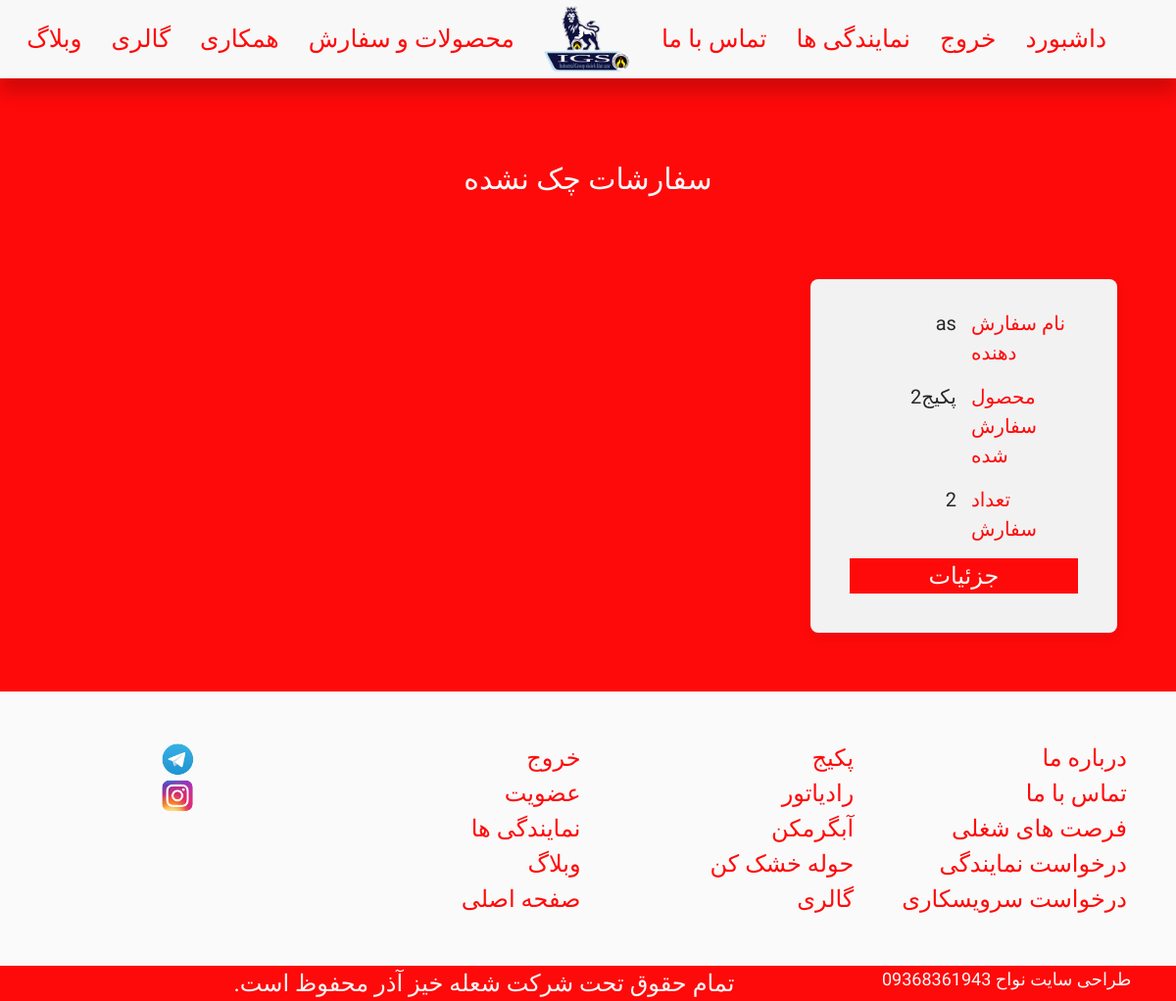
/order/unchecked-list/ (signed in), run on an earlier commit of the app's database.
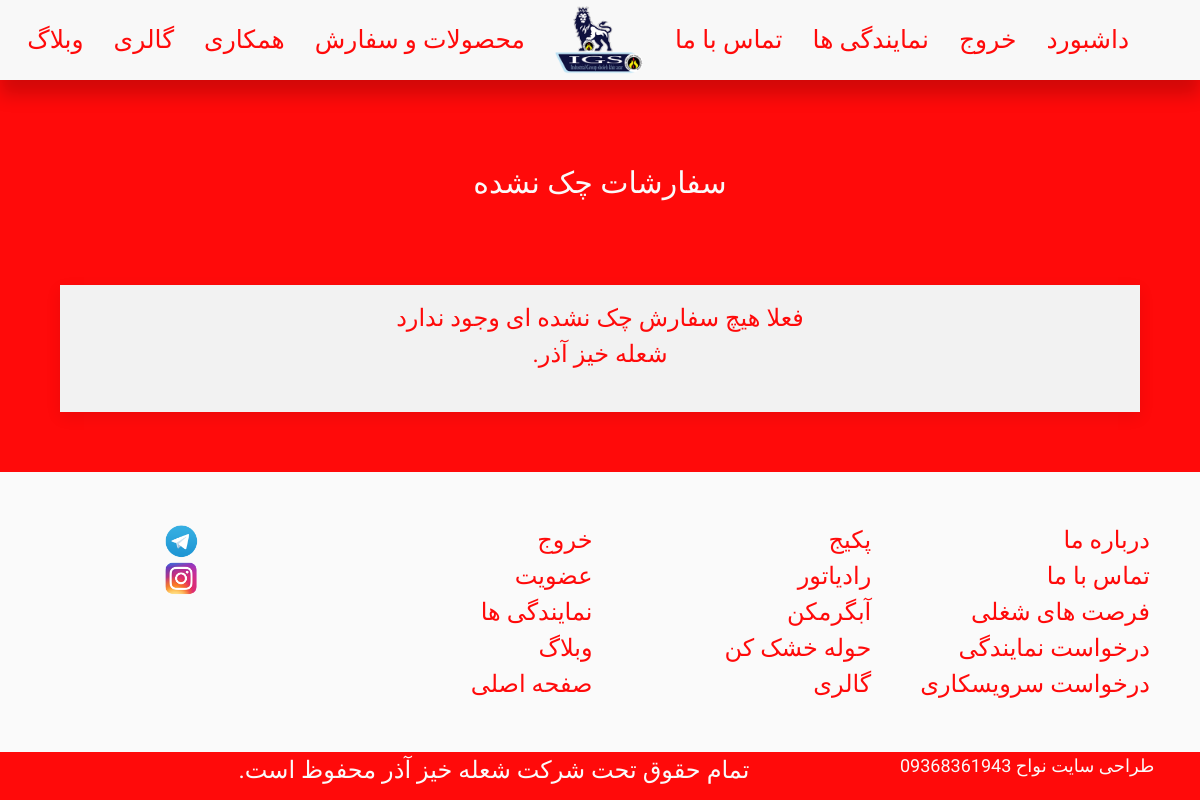
And on a later commit of the database.
### order/models.py (models this page shows)
class OrderingModel(models.Model):
    product = models.ForeignKey(ProductsModel, on_delete = models.CASCADE,
                                null = False, blank = False, related_name = 'orders')
    user = models.ForeignKey(UserModel, on_delete = models.CASCADE,
                                    null = False, blank = False, related_name = 'orders')
    number = models.IntegerField(blank = False, null = False)
    description = models.TextField(blank = True, null = True)
    checked = models.BooleanField(default = False)

### accounts/models.py (models this page shows, shortened)
class UserModel(AbstractUser):
    name = models.CharField(max_length=216, null = False, blank = False)
    is_commonuser = models.BooleanField('CommonUser Status', default = False)
    slug = models.SlugField(unique = True, null = False, blank = False)
    user_logs = models.TextField(default='',null = True)

### products/models.py (models this page shows, shortened)
class ProductsModel(models.Model):
    name = models.CharField(max_length = 264, blank = False, null = False)
    picture = models.ImageField(blank = False, null = False,default = r'products/default/default.jpeg',
                                upload_to=r'products/')
    description = models.TextField(default='',null = True, blank = True)
    is_towerdryer = models.BooleanField()
    is_radiator = models.BooleanField()
    is_waterheater = models.BooleanField()
    is_package = models.BooleanField()
    cataloge = models.FileField(blank = False, null = False, default = r'cataloges/default/default.jpeg',
                                upload_to=r'cataloges/')

### order/views.py (the view)
# urls.py: path('unchecked-list/', UnCheckedOrdersListView, name='uncheckedlist'),
@login_required
@superuser_required
def UnCheckedOrdersListView(request):
    order_list = OrderingModel.objects.filter(checked = False)
    return render(request,'order/uncheckedorderslist.html',{'order_list':order_list})

### order/templates/order/uncheckedorderslist.html (shortened to what this page needs)
{% extends "BaseTemplates/base1.html" %}
{% block body_block %}
<br>
<h3 style="font-size:30px;" class="whiteC-text uk-card-title uk-text-center fHarmattan uk-text-large">سفارشات چک نشده</h3>
<div style="padding:5%" class="uk-grid-match uk-text-center uk-grid-large" uk-grid>
{% if order_list %}
{% for order in order_list %}
      <div class="uk-width-1-1 uk-width-1-3@m uk-width-1-2@s uk-block">
<div style="border-radius:8px; " class="uk-card uk-card-default uk-card-body milkywhiteC">
      <div style="margin-top:-25px; font-size:20px;"  class=" fHarmattan uk-text-large uk-grid-small" uk-grid>
          <div class="uk-width-1-2 uk-text-left redC-text" >نام سفارش دهنده</div><div class="uk-width-1-2 uk-text-right darkgreyC-text">{{ order.user.name }}</div>
          <div class="uk-width-1-2 uk-text-left redC-text" >محصول سفارش شده</div><div class="uk-width-1-2 uk-text-right darkgreyC-text">{{ order.product.name }}</div>
          <div class="uk-width-1-2 uk-text-left redC-text" >تعداد سفارش</div><div class="uk-width-1-2 uk-text-right darkgreyC-text">{{order.number}}</div>
<br>
{% if user.is_superuser %}
<div class="uk-width-1-1 uk-text-right">
<a class="uk-button uk-button-large redC whiteC-text fHarmattan uk-text-large uk-width-1-1" href="{% url 'order:detail' order.pk %}" >جزئیات</a>
</div>
{% endif %}
      </div>
</div>
</div>
{% endfor %}
{% else %}
<div class="uk-width-1-1 uk-block">
<div  class="uk-card uk-card-default uk-card-body milkywhiteC">
<div style="margin-top:-25px"  class=" fHarmattan uk-text-large uk-grid-small" uk-grid>
    <div class="uk-width-1- uk-text-center redC-text" >فعلا هیچ سفارش چک نشده ای وجود ندارد
<br>
شعله خیز آذر.
    </div>
</div>
</div>
</div>
{% endif %}
</div>
    {% endblock %}

What changed in the data, as far as the page shows it:
no longer on this page (row edited): OrderingModel: user.name "as", product.name "پکیج2", number "2"
Also different on the page:
text now shown: "فعلا هیچ سفارش چک نشده ای وجود ندارد شعله خیز آذر."
